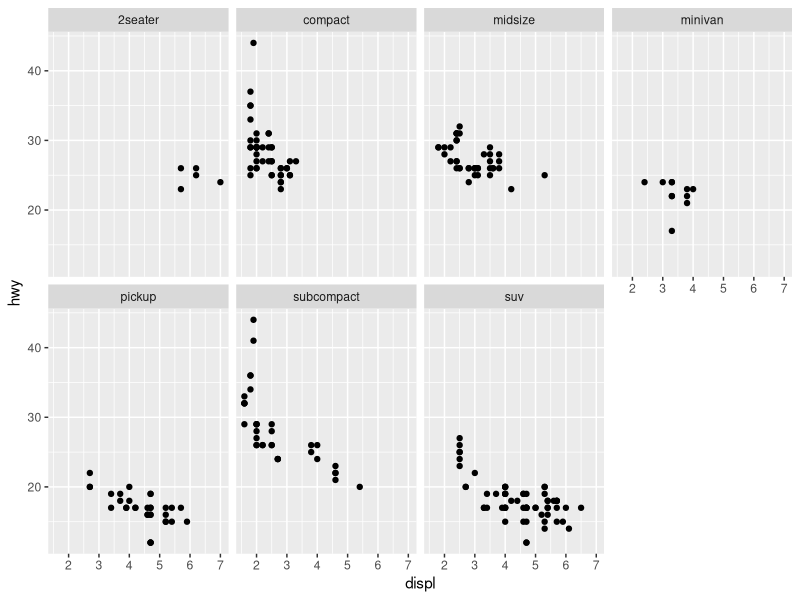
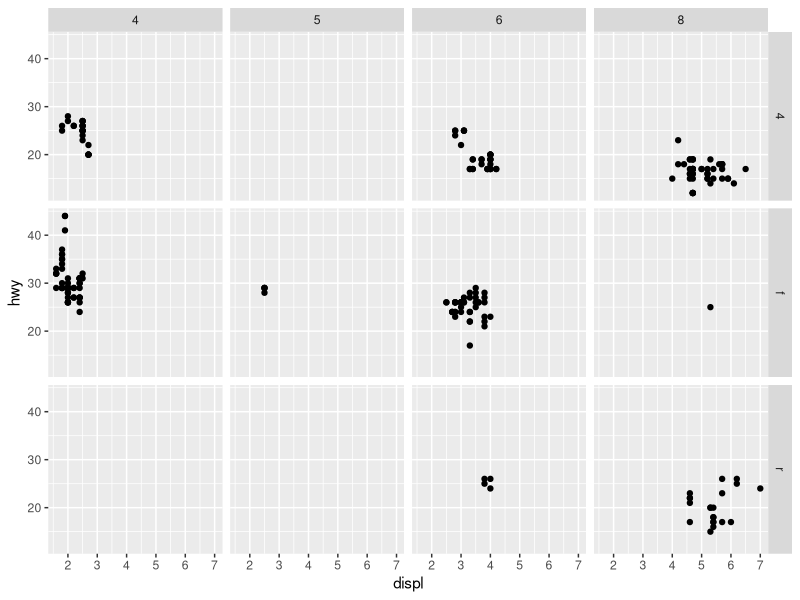
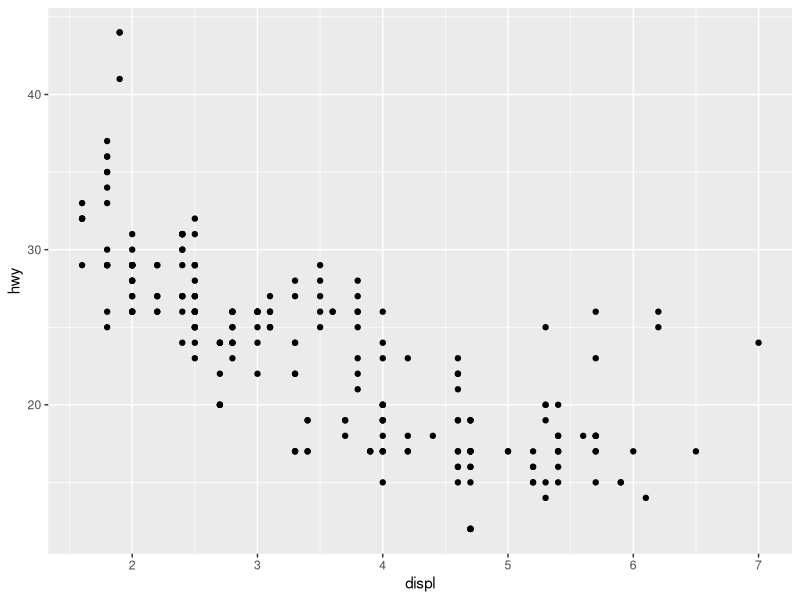
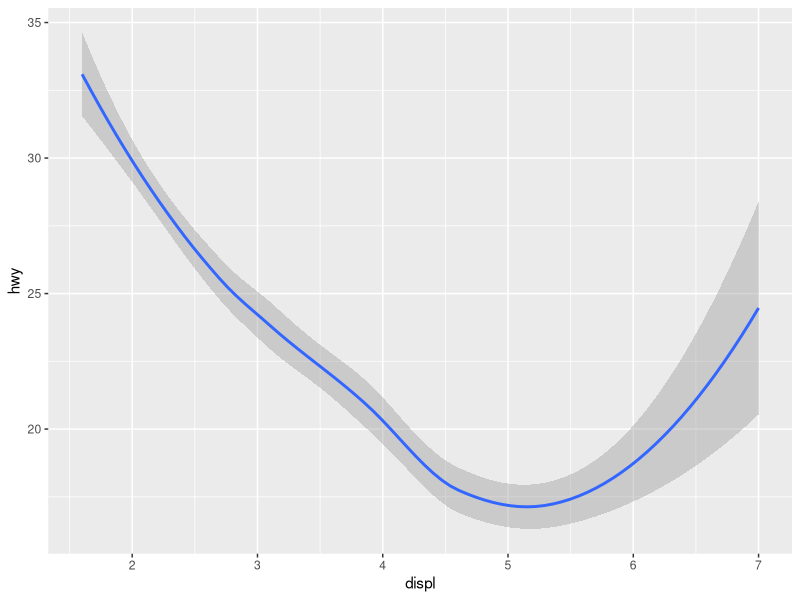
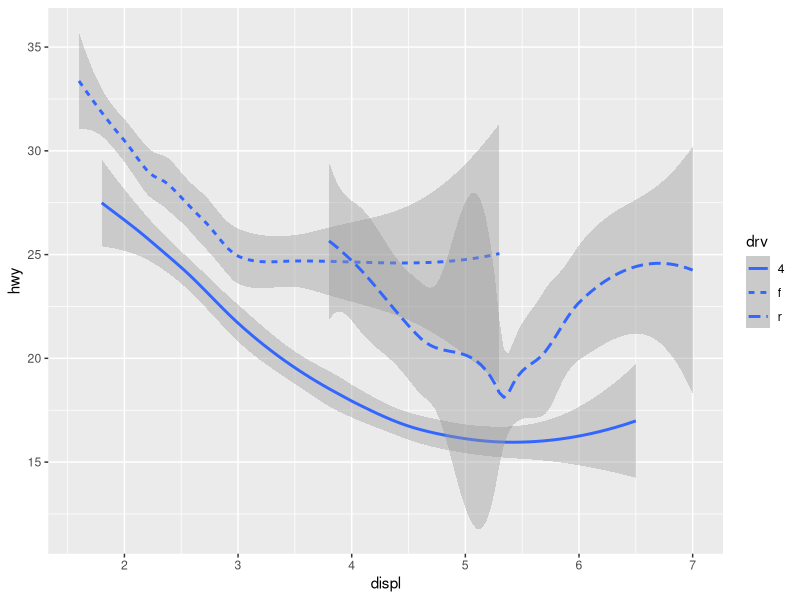
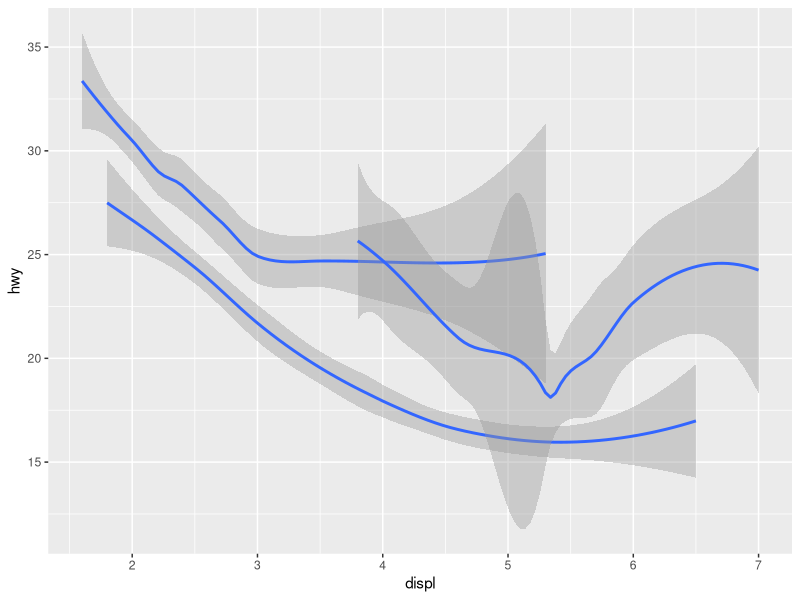
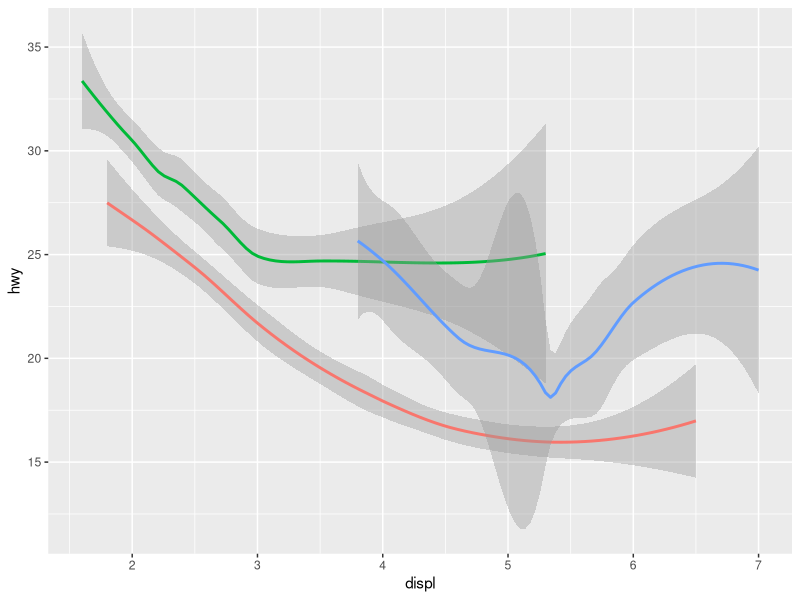
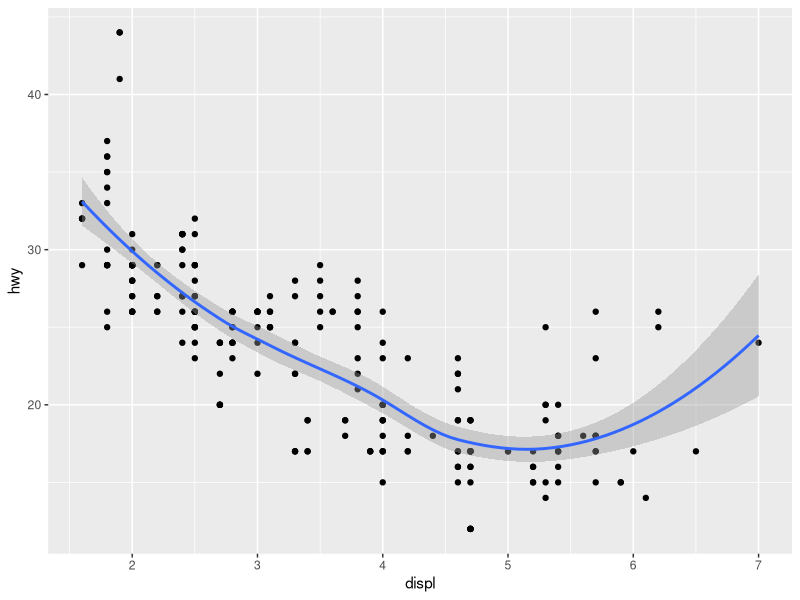

Write R code to recreate these figures, in order.
# ggplot2 exercises in R --- September 9th, 2020
library(tidyverse)

# slide 6
ggplot(data = mpg) +
  geom_point(mapping = aes(x = displ, y = hwy)) +
  facet_wrap(~ class, nrow = 2)

# slide 7
ggplot( data = mpg ) +
  geom_point(mapping = aes(x = displ, y = hwy)) +
  facet_grid(drv ~ cyl)

# slide 8
ggplot(data = mpg) +
  geom_point(mapping = aes(x = displ, y = hwy))

# slide 9
ggplot(data = mpg) +
  geom_smooth(mapping = aes(x = displ, y = hwy))

# slide 10
ggplot(data = mpg) +
  geom_smooth(mapping = aes(x = displ, y = hwy, linetype = drv))

# slide 12
ggplot(data = mpg) +
  geom_smooth(mapping = aes( x = displ, y = hwy, group = drv ))

# slide 13
ggplot(data = mpg) +
  geom_smooth(
    mapping = aes(x = displ, y = hwy, color = drv),
    show.legend = FALSE
  )

# slide 14
ggplot( data = mpg ) + 
  geom_point(mapping = aes( x = displ , y = hwy )) +
  geom_smooth(mapping = aes(x = displ, y = hwy ))

# slide 15
ggplot( data = mpg, mapping = aes(x = displ, y = hwy )) +
  geom_point() +
  geom_smooth()

# slide 16
ggplot(data = mpg, mapping = aes( x = displ, y = hwy)) +
  geom_point(mapping = aes(color = class)) +
  geom_smooth()

# slide 17
ggplot(data = mpg, mapping = aes(x = displ, y = hwy)) +
  geom_point(mapping = aes(color = class)) +
  geom_smooth(data = filter(mpg, class == "subcompact"), se = FALSE)

# slide 18 
ggplot(data = diamonds) +
  geom_bar(mapping = aes(x = cut))

# slide 19
ggplot(data = diamonds) +
  stat_count(mapping = aes(x = cut))

# slide 20
ggplot( data = diamonds ) +
  geom_bar(mapping = aes( x = cut, color = cut ))

# slide 21
ggplot( data = diamonds ) +
  geom_bar(mapping = aes( x = cut, fill = cut ))

# slide 22
ggplot( data = diamonds ) +
  geom_bar(mapping = aes(x = cut, fill = clarity))

# slide 23
ggplot(data = diamonds, mapping = aes(x = cut, fill = clarity)) +
  geom_bar(alpha = 1/5, position = "identity")

# slide 24
ggplot( data = diamonds, mapping = aes(x = cut, color = clarity )) +
  geom_bar ( fill = NA, position = "identity")

# slide 25
ggplot(data = diamonds) +
  geom_bar(mapping = aes(x = cut, fill = clarity), position = "fill")

# slide 26
ggplot(data = diamonds) +
  geom_bar(mapping = aes(x = cut, fill = clarity), position = "dodge")

# slide 27
ggplot( data = mpg ) +
  geom_point( mapping = aes( x = displ, y = hwy ), position = "jitter")

ggplot( data = mpg ) +
  geom_point( mapping = aes( x = displ, y = hwy ))

# slide 28
ggplot(data = mpg, mapping = aes(x = class, y = hwy)) +
  geom_boxplot()

# slide 29
ggplot(data = mpg, mapping = aes(x = class, y = hwy)) +
  geom_boxplot() +
  coord_flip()

# slide 30
ggplot(data = diamonds) +
  geom_bar(
    mapping = aes(x = cut, fill = cut),
    show.legend = FALSE,
    width = 1
  ) +
  theme(aspect.ratio = 1) +
  labs(x = NULL, y = NULL)

# slide 31
graph_1 <- ggplot(data = diamonds) +
  geom_bar(
    mapping = aes(x = cut, fill = cut),
    show.legend = FALSE,
    width = 1
  ) +
  theme(aspect.ratio = 1) +
  labs(x = NULL, y = NULL)

# slide 32
graph_1 + coord_flip()

# slide 33
graph_1 + coord_polar()